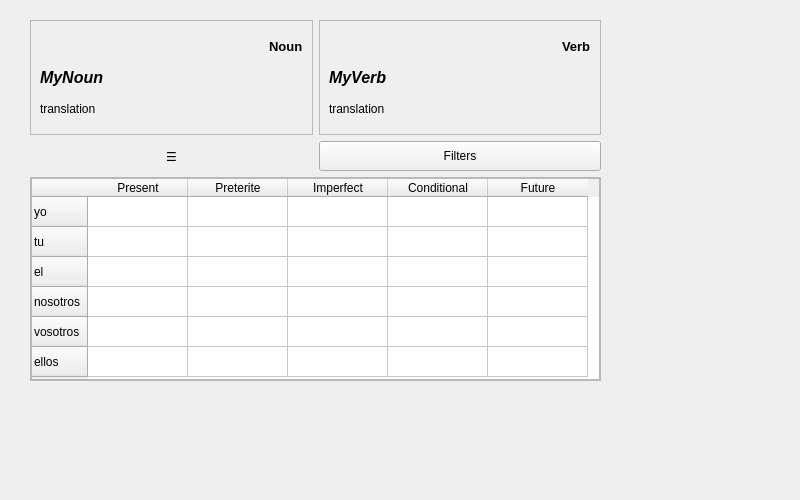
<?xml version="1.0" encoding="UTF-8"?>
<ui version="4.0">
 <class>Frame</class>
 <widget class="QFrame" name="Frame">
  <property name="enabled">
   <bool>true</bool>
  </property>
  <property name="geometry">
   <rect>
    <x>0</x>
    <y>0</y>
    <width>800</width>
    <height>500</height>
   </rect>
  </property>
  <property name="minimumSize">
   <size>
    <width>800</width>
    <height>500</height>
   </size>
  </property>
  <property name="windowTitle">
   <string>Frame</string>
  </property>
  <widget class="QWidget" name="">
   <property name="geometry">
    <rect>
     <x>30</x>
     <y>20</y>
     <width>571</width>
     <height>361</height>
    </rect>
   </property>
   <layout class="QGridLayout" name="gridLayout_2">
    <item row="0" column="0">
     <widget class="QFrame" name="frame_4">
      <property name="minimumSize">
       <size>
        <width>230</width>
        <height>115</height>
       </size>
      </property>
      <property name="frameShape">
       <enum>QFrame::Shape::StyledPanel</enum>
      </property>
      <property name="frameShadow">
       <enum>QFrame::Shadow::Raised</enum>
      </property>
      <layout class="QVBoxLayout" name="verticalLayout_5">
       <property name="spacing">
        <number>0</number>
       </property>
       <item>
        <layout class="QHBoxLayout" name="horizontalLayout_3">
         <item>
          <spacer name="horizontalSpacer_2">
           <property name="orientation">
            <enum>Qt::Orientation::Horizontal</enum>
           </property>
           <property name="sizeHint" stdset="0">
            <size>
             <width>40</width>
             <height>20</height>
            </size>
           </property>
          </spacer>
         </item>
         <item>
          <widget class="QLabel" name="label_4">
           <property name="enabled">
            <bool>true</bool>
           </property>
           <property name="font">
            <font>
             <pointsize>10</pointsize>
             <italic>false</italic>
             <bold>true</bold>
             <underline>false</underline>
             <strikeout>false</strikeout>
            </font>
           </property>
           <property name="text">
            <string>Noun</string>
           </property>
          </widget>
         </item>
        </layout>
       </item>
       <item>
        <widget class="QLabel" name="nounSpanishLabel">
         <property name="font">
          <font>
           <pointsize>12</pointsize>
           <italic>true</italic>
           <bold>true</bold>
          </font>
         </property>
         <property name="text">
          <string>MyNoun</string>
         </property>
        </widget>
       </item>
       <item>
        <widget class="QLabel" name="nounEnglishLabel">
         <property name="font">
          <font>
           <bold>false</bold>
          </font>
         </property>
         <property name="text">
          <string>translation</string>
         </property>
        </widget>
       </item>
      </layout>
     </widget>
    </item>
    <item row="0" column="1">
     <widget class="QFrame" name="frame_2">
      <property name="minimumSize">
       <size>
        <width>230</width>
        <height>115</height>
       </size>
      </property>
      <property name="frameShape">
       <enum>QFrame::Shape::StyledPanel</enum>
      </property>
      <property name="frameShadow">
       <enum>QFrame::Shadow::Raised</enum>
      </property>
      <layout class="QVBoxLayout" name="verticalLayout_4">
       <property name="spacing">
        <number>0</number>
       </property>
       <item>
        <layout class="QHBoxLayout" name="horizontalLayout_2">
         <item>
          <spacer name="horizontalSpacer">
           <property name="orientation">
            <enum>Qt::Orientation::Horizontal</enum>
           </property>
           <property name="sizeHint" stdset="0">
            <size>
             <width>40</width>
             <height>20</height>
            </size>
           </property>
          </spacer>
         </item>
         <item>
          <widget class="QLabel" name="label_3">
           <property name="enabled">
            <bool>true</bool>
           </property>
           <property name="font">
            <font>
             <pointsize>10</pointsize>
             <italic>false</italic>
             <bold>true</bold>
             <underline>false</underline>
             <strikeout>false</strikeout>
            </font>
           </property>
           <property name="text">
            <string>Verb</string>
           </property>
          </widget>
         </item>
        </layout>
       </item>
       <item>
        <widget class="QLabel" name="verbSpanishLabel">
         <property name="font">
          <font>
           <pointsize>12</pointsize>
           <italic>true</italic>
           <bold>true</bold>
          </font>
         </property>
         <property name="text">
          <string>MyVerb</string>
         </property>
        </widget>
       </item>
       <item>
        <widget class="QLabel" name="verbEnglishLabel">
         <property name="font">
          <font>
           <bold>false</bold>
          </font>
         </property>
         <property name="text">
          <string>translation</string>
         </property>
        </widget>
       </item>
      </layout>
     </widget>
    </item>
    <item row="1" column="1">
     <widget class="QPushButton" name="filterButton">
      <property name="text">
       <string>Filters</string>
      </property>
        <property name="minimumSize">
            <size>
                <width>30</width>
                <height>30</height>
            </size>
        </property>
     </widget>
    </item>
    <item row="1" column="0">
        <widget class="QPushButton" name="dragButton">
            <property name="text">
                <string>☰</string>
            </property>
            <property name="flat">
                <bool>true</bool>
            </property>
            <property name="minimumSize">
                <size>
                    <width>15</width>
                    <height>30</height>
                </size>
            </property>
        </widget>
    </item>
    <item row="2" column="0" colspan="2">
     <widget class="QFrame" name="frame_3">
      <property name="frameShape">
       <enum>QFrame::Shape::StyledPanel</enum>
      </property>
      <property name="frameShadow">
       <enum>QFrame::Shadow::Raised</enum>
      </property>
      <layout class="QGridLayout" name="gridLayout">
       <property name="leftMargin">
        <number>0</number>
       </property>
       <property name="topMargin">
        <number>0</number>
       </property>
       <property name="rightMargin">
        <number>0</number>
       </property>
       <property name="bottomMargin">
        <number>0</number>
       </property>
       <item row="0" column="0">
        <widget class="QTableWidget" name="conjugationTable">
         <attribute name="horizontalHeaderVisible">
          <bool>true</bool>
         </attribute>
         <attribute name="verticalHeaderVisible">
          <bool>true</bool>
         </attribute>
         <row>
          <property name="text">
           <string>yo</string>
          </property>
         </row>
         <row>
          <property name="text">
           <string>tu</string>
          </property>
         </row>
         <row>
          <property name="text">
           <string>el</string>
          </property>
         </row>
         <row>
          <property name="text">
           <string>nosotros</string>
          </property>
         </row>
         <row>
          <property name="text">
           <string>vosotros</string>
          </property>
         </row>
         <row>
          <property name="text">
           <string>ellos</string>
          </property>
         </row>
         <column>
          <property name="text">
           <string>Present</string>
          </property>
         </column>
         <column>
          <property name="text">
           <string>Preterite</string>
          </property>
         </column>
         <column>
          <property name="text">
           <string>Imperfect</string>
          </property>
         </column>
         <column>
          <property name="text">
           <string>Conditional</string>
          </property>
         </column>
         <column>
          <property name="text">
           <string>Future</string>
          </property>
         </column>
        </widget>
       </item>
      </layout>
     </widget>
    </item>
   </layout>
  </widget>
 </widget>
 <resources/>
 <connections/>
</ui>
